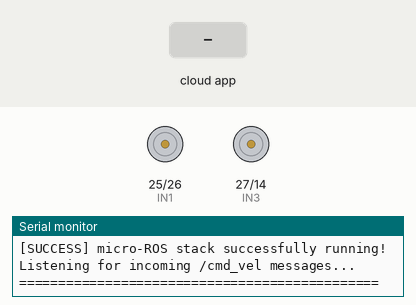
This sketch was run on a simulated ESP32. Shown: motor-driver pin pairs drawn as motors (green arrow = first pin HIGH = forward, orange = second pin HIGH = backward, longer = more drive, scaled by the enable pin), the last lines printed to the serial monitor. The inputs (shaded band) are chosen by the test bench. WiFi joins after 1.5 s; servers stay silent unless stated; the ROS host is connected and sends only what is stated.

Above: at 5.7 s.
5.8 s: the phone or cloud app sets linear.x to -100
At 7.0 s:
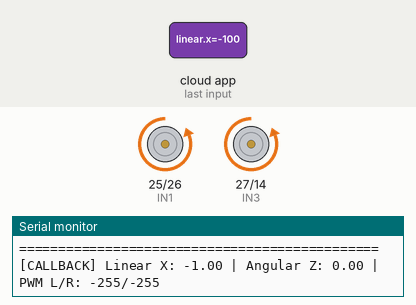
7.3 s: the phone or cloud app sets angular.z to -100
At 8.3 s:
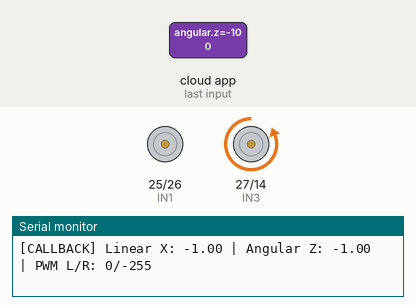
8.8 s: the phone or cloud app sets linear.x to 0
At 9.5 s:
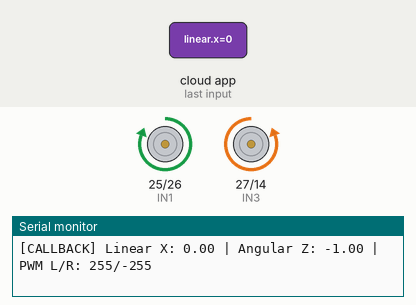
10.3 s: the phone or cloud app sets angular.z to 100
At 10.7 s:
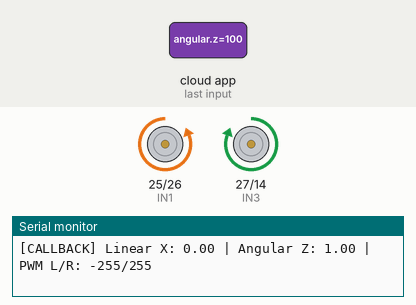
11.8 s: the phone or cloud app sets linear.x to 100
At 13.0 s:
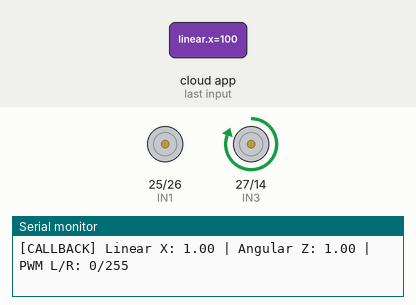
13.3 s: the phone or cloud app sets angular.z to 0
At 14.2 s:
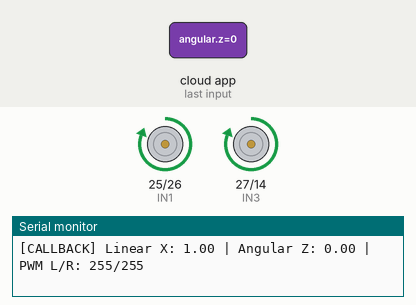
Timing chart, 0 to 15.8 s (numbered marks = the images above; inputs shaded):
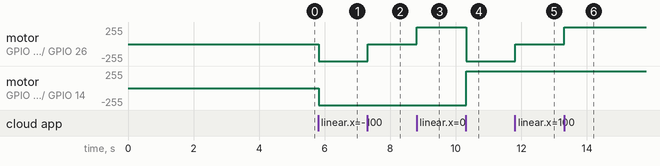

The sketch:

microros_car.ino
```cpp
#include <micro_ros_arduino.h>
#include <WiFi.h>

#include <rcl/rcl.h>
#include <rclc/rclc.h>
#include <rclc/executor.h>

#include <geometry_msgs/msg/twist.h>

// Macro to catch micro-ROS initialization errors and flash on serial
#define RCCHECK(fn) { rcl_ret_t temp_rc = fn; if((temp_rc != RCL_RET_OK)){Serial.print("Failed status on line ");Serial.print(__LINE__);Serial.print(": ");Serial.println((int)temp_rc); while(1){delay(500);}}}

//==================== WiFi ====================

char ssid_c[] = "my_wifi";
char password_c[] = "123456798";

char agent_ip_c[] = "10.165.240.56";
uint32_t agent_port = 8888;

//==================== L298N Pins ====================

// Left Motor
#define IN1 25
#define IN2 26

// Right Motor
#define IN3 27
#define IN4 14

// PWM Enable Pins
#define ENA 32
#define ENB 33

//==================== PWM ====================

#define PWM_FREQ 1000
#define PWM_RES 8

//==================== micro-ROS ====================

rcl_subscription_t subscriber;
rclc_executor_t executor;
rcl_node_t node;
rcl_allocator_t allocator;
rclc_support_t support;

geometry_msgs__msg__Twist twist_msg;

//====================================================

void stopMotors()
{
  digitalWrite(IN1, LOW);
  digitalWrite(IN2, LOW);

  digitalWrite(IN3, LOW);
  digitalWrite(IN4, LOW);

  ledcWrite(ENA, 0);
  ledcWrite(ENB, 0);
}

//====================================================

void setMotorLeft(int pwm)
{
  pwm = constrain(pwm, -255, 255);

  if (pwm > 0)
  {
    digitalWrite(IN1, HIGH);
    digitalWrite(IN2, LOW);

    ledcWrite(ENA, pwm);
  }
  else if (pwm < 0)
  {
    digitalWrite(IN1, LOW);
    digitalWrite(IN2, HIGH);

    ledcWrite(ENA, -pwm);
  }
  else
  {
    digitalWrite(IN1, LOW);
    digitalWrite(IN2, LOW);

    ledcWrite(ENA, 0);
  }
}

//====================================================

void setMotorRight(int pwm)
{
  pwm = constrain(pwm, -255, 255);

  if (pwm > 0)
  {
    digitalWrite(IN3, HIGH);
    digitalWrite(IN4, LOW);

    ledcWrite(ENB, pwm);
  }
  else if (pwm < 0)
  {
    digitalWrite(IN3, LOW);
    digitalWrite(IN4, HIGH);

    ledcWrite(ENB, -pwm);
  }
  else
  {
    digitalWrite(IN3, LOW);
    digitalWrite(IN4, LOW);

    ledcWrite(ENB, 0);
  }
}

//====================================================

void cmd_vel_callback(const void *msgin)
{
  const geometry_msgs__msg__Twist *msg =
      (const geometry_msgs__msg__Twist *)msgin;

  float linear = msg->linear.x;
  float angular = msg->angular.z;

  //--------------------------------------------------
  // Differential Drive Kinematics
  //--------------------------------------------------

  float leftWheel = linear - angular;
  float rightWheel = linear + angular;

  //--------------------------------------------------
  // Normalize
  //--------------------------------------------------

  float maxValue = max(abs(leftWheel), abs(rightWheel));

  if (maxValue > 1.0)
  {
    leftWheel /= maxValue;
    rightWheel /= maxValue;
  }

  //--------------------------------------------------
  // Convert to PWM
  //--------------------------------------------------

  int leftPWM = (int)(leftWheel * 255.0);
  int rightPWM = (int)(rightWheel * 255.0);

  //--------------------------------------------------
  // Drive Motors
  //--------------------------------------------------

  setMotorLeft(leftPWM);
  setMotorRight(rightPWM);

  //--------------------------------------------------
  // Debug
  //--------------------------------------------------

  Serial.print("[CALLBACK] Linear X: ");
  Serial.print(linear);
  Serial.print(" | Angular Z: ");
  Serial.print(angular);
  Serial.print(" | PWM L/R: ");
  Serial.print(leftPWM);
  Serial.print("/");
  Serial.println(rightPWM);
}

//====================================================

void setup()
{
  Serial.begin(115200);
  delay(1000); // Give serial monitor time to catch up

  Serial.println("\n--- BOOTING ESP32 MOTOR CONTROLLER ---");

  //---------------- Motor Pins ----------------

  pinMode(IN1, OUTPUT);
  pinMode(IN2, OUTPUT);
  pinMode(IN3, OUTPUT);
  pinMode(IN4, OUTPUT);

  //---------------- PWM ----------------

  ledcAttach(ENA, PWM_FREQ, PWM_RES);
  ledcAttach(ENB, PWM_FREQ, PWM_RES);

  stopMotors();
  Serial.println("[INFO] Motors initialized and stopped.");

  //---------------- Wi-Fi Status ----------------

  Serial.print("[WIFI] Connecting to SSID: ");
  Serial.println(ssid_c);

  WiFi.begin(ssid_c, password_c);
  int wifi_timeout = 0;
  while (WiFi.status() != WL_CONNECTED && wifi_timeout < 20) {
    delay(500);
    Serial.print(".");
    wifi_timeout++;
  }

  if(WiFi.status() == WL_CONNECTED) {
    Serial.println("\n[WIFI] Connected successfully!");
    Serial.print("[WIFI] ESP32 IP Address: ");
    Serial.println(WiFi.localIP());
  } else {
    Serial.println("\n[WIFI] CRITICAL ERROR: Failed to connect to Wi-Fi. Check your router/credentials!");
  }

  //---------------- micro-ROS ----------------

  Serial.print("[uROS] Target Agent IP: ");
  Serial.print(agent_ip_c);
  Serial.print(" | Port: ");
  Serial.println(agent_port);

  set_microros_wifi_transports(
      ssid_c,
      password_c,
      agent_ip_c,
      agent_port);

  Serial.println("[uROS] Wi-Fi transport layer assigned. Waiting 2 seconds...");
  delay(2000);

  allocator = rcl_get_default_allocator();

  Serial.println("[uROS] Initializing support context...");
  RCCHECK(rclc_support_init(&support, 0, NULL, &allocator));

  Serial.println("[uROS] Initializing node...");
  RCCHECK(rclc_node_init_default(&node, "esp32_motor_controller", "", &support));

  Serial.println("[uROS] Initializing subscription to '/cmd_vel'...");
  RCCHECK(rclc_subscription_init_default(
      &subscriber,
      &node,
      ROSIDL_GET_MSG_TYPE_SUPPORT(geometry_msgs, msg, Twist),
      "cmd_vel"));

  Serial.println("[uROS] Creating executor...");
  RCCHECK(rclc_executor_init(&executor, &support.context, 1, &allocator));

  Serial.println("[uROS] Attaching callback function...");
  RCCHECK(rclc_executor_add_subscription(&executor, &subscriber, &twist_msg, &cmd_vel_callback, ON_NEW_DATA));

  Serial.println("\n==============================================");
  Serial.println("[SUCCESS] micro-ROS stack successfully running!");
  Serial.println("Listening for incoming /cmd_vel messages...");
  Serial.println("==============================================\n");
}

//====================================================

void loop()
{
  rcl_ret_t ret = rclc_executor_spin_some(&executor, RCL_MS_TO_NS(10));

  // Optional warning: Alert on serial monitor if the loop spin routine fails
  if (ret != RCL_RET_OK) {
    Serial.print("[WARN] Executor spin failed with status code: ");
    Serial.println((int)ret);
  }

  delay(10);
}
```

Measured:
- after the input at 5.8 s, motor on GPIO 25 (IN1) / GPIO 26 (IN2), motor on GPIO 27 (IN3) / GPIO 14 (IN4): stopped → backward 255/255 at once
- after the input at 7.3 s, motor on GPIO 25 (IN1) / GPIO 26 (IN2): backward 255/255 → stopped at once
- after the input at 8.8 s, motor on GPIO 25 (IN1) / GPIO 26 (IN2): stopped → forward 255/255 at once
- after the input at 10.3 s, motor on GPIO 25 (IN1) / GPIO 26 (IN2): forward 255/255 → backward 255/255 at once; motor on GPIO 27 (IN3) / GPIO 14 (IN4): backward 255/255 → forward 255/255 at once
- after the input at 11.8 s, motor on GPIO 25 (IN1) / GPIO 26 (IN2): backward 255/255 → stopped at once
- after the input at 13.3 s, motor on GPIO 25 (IN1) / GPIO 26 (IN2): stopped → forward 255/255 at once
